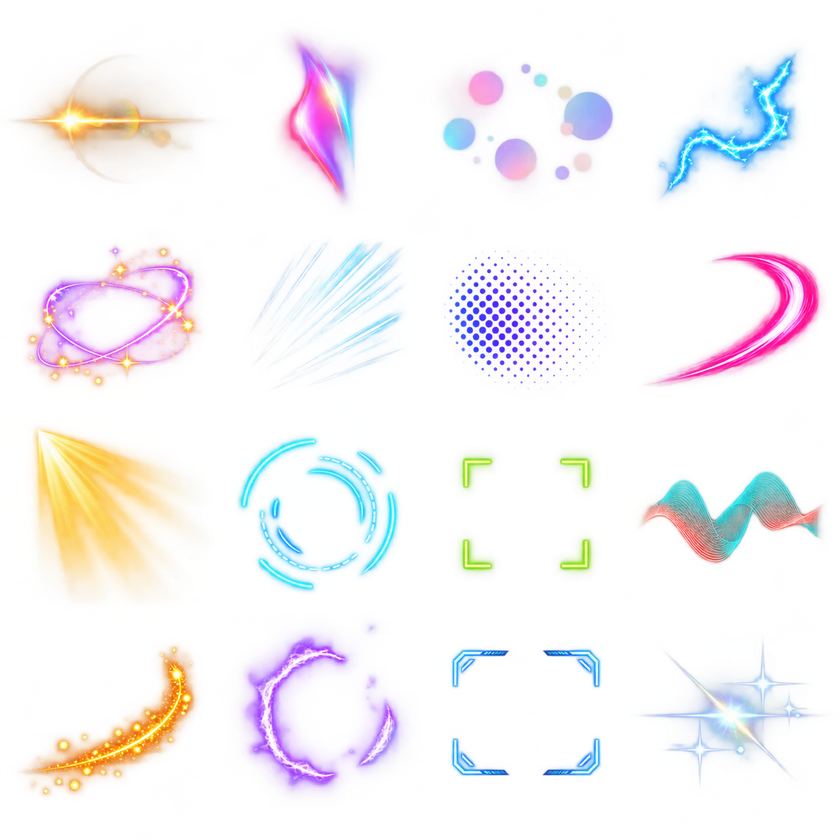
#> input picture docs/assets/video-overlay-texture-sheet-20260924.png, 840 x 840 px, shrunk from 1254 x 1254 before the run
$ python extract_video_overlay_texture_sheet.py
#> lines starting #> are read from the running program, lines starting #| are printed output that depends on the picture; after the words box and inside, x2 and y2 are one past the last pixel; in counts of white or black regions, pixels touching at a corner belong together
"""Crop a transparent overlay-texture atlas into sticker-library PNGs."""

from __future__ import annotations

import argparse
import hashlib
import json
from pathlib import Path

import numpy as np
from PIL import Image


NAMES = (
    "texture_lens_flare_amber", "texture_light_leak_duotone",
    "texture_bokeh_pastel", "texture_arc_electric",
    "texture_orbit_magic", "texture_speedlines_white",
    "texture_halftone_blue", "texture_swoosh_pink",
    "texture_sunbeam_gold", "texture_hud_scan_cyan",
    "texture_focus_brackets_lime", "texture_waveform_teal_coral",
    "texture_spark_trail_amber", "texture_portal_violet",
    "texture_corner_grid_cyan", "texture_glint_pearl",
)

ROOT = Path(__file__).resolve().parents[1]
DEFAULT_SHEET = ROOT / "docs/assets/video-overlay-texture-sheet-20260924.png"
DEFAULT_OUTPUT = ROOT / "src/cutvoke/assets/stickers"
DEFAULT_MANIFEST = ROOT / "docs/assets/video-overlay-texture-sheet-20260924.extraction.json"


def extract(
    sheet: Path,
    output: Path,
    manifest: Path,
    names: tuple[str, ...] = NAMES,
    rows: int = 4,
    columns: int = 4,
    inset_px: int = 0,
) -> list[dict]:
#> called with rows = 4, columns = 4, inset_px = 0
    source = Image.open(sheet).convert("RGBA")
#> source is the input picture: PIL image 840x840 RGBA; mean R, G, B, A 69.7, 62.7, 79.2, 29.9
    original_width, original_height = source.size
#> original_width = 840; original_height = 840
    if rows < 1 or columns < 1:
        raise ValueError("rows and columns must be positive")
    if inset_px < 0:
        raise ValueError("inset_px must be non-negative")
    cell_aspect = (original_width / columns) / (original_height / rows)
#> cell_aspect = 1
    if abs(cell_aspect - 1) > 0.04:
        raise ValueError(
            f"expected approximately square {rows}x{columns} atlas cells, got {source.size}")
    cell_side = min(original_width / columns, original_height / rows)
#> cell_side = 210
    crop_width = round(cell_side * columns)
#> crop_width = 840
    crop_height = round(cell_side * rows)
#> crop_height = 840
    crop_left = (original_width - crop_width) // 2
#> crop_left = 0
    crop_top = (original_height - crop_height) // 2
#> crop_top = 0
    source = source.crop((crop_left, crop_top, crop_left + crop_width, crop_top + crop_height))
    width, height = source.size
#> width = 840; height = 840
    if (len(names) != rows * columns or len(set(names)) != len(names) or
            any(not name.isascii() or not name.replace("_", "").isalnum()
                for name in names)):
        raise ValueError(
            f"names must contain {rows * columns} unique ASCII alphanumeric/underscore stems")
    alpha = np.asarray(source.getchannel("A"), dtype=np.uint8)
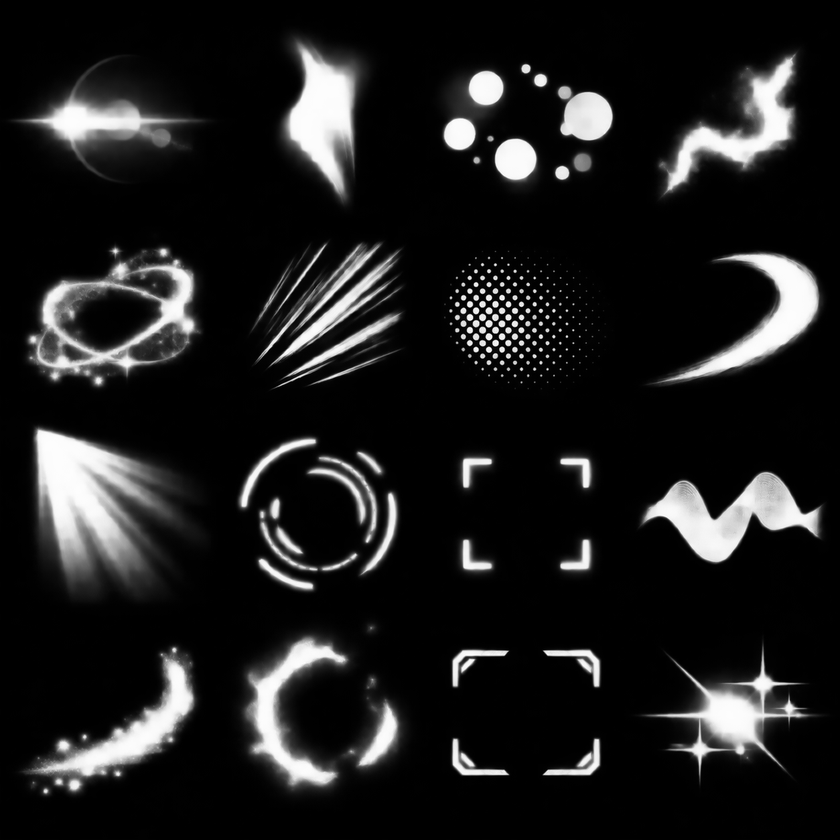
#> alpha: shape (840, 840); min 0, max 255, mean 29.9
    if alpha.min() != 0 or alpha.max() < 250:
        raise ValueError("source must contain genuine transparent and near-opaque pixels")

    targets = [output / f"{name}.png" for name in names]
    if any(target.exists() for target in targets):
        existing = [str(target) for target in targets if target.exists()]
        raise FileExistsError("refusing to overwrite: " + ", ".join(existing))
    if manifest.exists():
        raise FileExistsError(f"refusing to overwrite {manifest}")

    output.mkdir(parents=True, exist_ok=True)
    records = []
    for index, stem in enumerate(names):
        row, col = divmod(index, columns)
        x0 = round(col * width / columns) + inset_px
        x1 = round((col + 1) * width / columns) - inset_px
        y0 = round(row * height / rows) + inset_px
        y1 = round((row + 1) * height / rows) - inset_px
        if x1 <= x0 or y1 <= y0:
            raise ValueError("inset_px is too large for the selected atlas grid")
        artwork = source.crop((x0, y0, x1, y1))
        pixels = np.asarray(artwork, dtype=np.uint8).copy()
        pixels[pixels[:, :, 3] < 8] = (0, 0, 0, 0)
        visible = pixels[:, :, 3] >= 16
        visible_count = int(visible.sum())
        if visible_count < 1000:
            raise ValueError(f"{stem} is nearly empty ({visible_count} visible pixels)")
        boundary = int(
            visible[:12, :].sum() + visible[-12:, :].sum()
            + visible[:, :12].sum() + visible[:, -12:].sum()
        )
        ys, xs = np.where(visible)
        bbox = [int(xs.min()), int(ys.min()), int(xs.max()) + 1, int(ys.max()) + 1]

        # Pad rounding differences to a uniform square without resampling or
        # changing the generated artwork.
        side = max(pixels.shape[0], pixels.shape[1])
        square = np.zeros((side, side, 4), dtype=np.uint8)
        top = (side - pixels.shape[0]) // 2
        left = (side - pixels.shape[1]) // 2
        square[top:top + pixels.shape[0], left:left + pixels.shape[1]] = pixels
        target = output / f"{stem}.png"
        Image.fromarray(square, "RGBA").save(target, optimize=True)
        records.append({
            "stem": stem,
            "row": row,
            "column": col,
            "sourceCell": [x0, y0, x1, y1],
            "visibleBounds": bbox,
            "size": [side, side],
            "visiblePixels": visible_count,
            "visiblePixelsWithin12pxBoundary": boundary,
            "alphaExtrema": [int(square[:, :, 3].min()), int(square[:, :, 3].max())],
            "sha256": hashlib.sha256(target.read_bytes()).hexdigest(),
        })
#> this loop made 16 passes
#> (visible_count, boundary, bbox) on passes 1 to 12: (10835, 48, [11, 55, 209, 182]), (10015, 99, [67, 33, 160, 207]), (9530, 0, [21, 63, 195, 190]), (10051, 9, [27, 49, 170, 200]), (15131, 91, [25, 34, 203, 179]), (9845, 0, [40, 31, 194, 180]), (4011, 0, [24, 41, 186, 179]), (7970, 0, [16, 40, 194, 177]), (20592, 164, [31, 5, 201, 180]), (9234, 69, [27, 15, 190, 210]), (3787, 0, [37, 32, 176, 156]), (8031, 34, [8, 51, 194, 145])
#> pass 1, in extract, `artwork = source.crop((x0, y0, x1, y1))`:
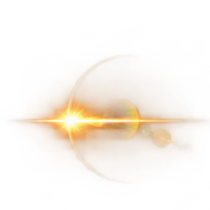
#> artwork: PIL image 210x210 RGBA; mean R, G, B, A 84.6, 47.8, 20.1, 24.2; transparent parts drawn white
#> pass 1, in extract, `visible = pixels[:, :, 3] >= 16`:
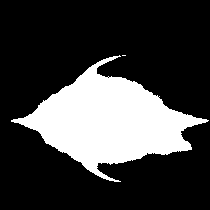
#> visible: shape (210, 210) bool; 24.6% white; 2 white regions (1 under 20 px), largest, box (x1, y1, x2, y2) and area: (11, 55, 209, 182) 10831
#> pass 2, in extract, `artwork = source.crop((x0, y0, x1, y1))`:
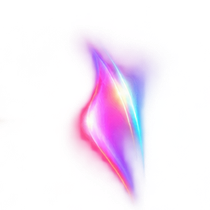
#> artwork: PIL image 210x210 RGBA; mean R, G, B, A 69.7, 38.1, 81.8, 35.6; transparent parts drawn white
#> after the loop:
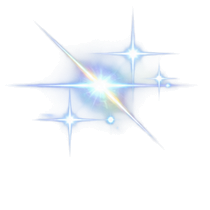
#> pixels: shape (210, 210, 4); mean R, G, B, A 38.4, 43.5, 50.2, 26.4; transparent parts drawn white
#> after the loop:
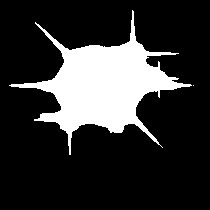
#> visible: shape (210, 210) bool; 19.6% white; 2 white regions (1 under 20 px), largest, box (x1, y1, x2, y2) and area: (9, 10, 192, 155) 8636
#> after the loop, records = 16 items

    manifest.parent.mkdir(parents=True, exist_ok=True)
    manifest.write_text(json.dumps({
        "source": sheet.name,
        "sourceSha256": hashlib.sha256(sheet.read_bytes()).hexdigest(),
        "sourceSize": [original_width, original_height],
        "normalizationCrop": [crop_left, crop_top, crop_left + crop_width,
                             crop_top + crop_height],
        "layout": f"{rows}x{columns}",
        "edgeInsetPx": inset_px,
        "extraction": "proportional cell crops with edge inset, centered square padding, alpha preserved",
        "items": records,
    }, ensure_ascii=False, indent=2) + "\n", encoding="utf-8")
    return records


def main() -> None:
    parser = argparse.ArgumentParser(description=__doc__)
    parser.add_argument("--sheet", type=Path, default=DEFAULT_SHEET)
    parser.add_argument("--output", type=Path, default=DEFAULT_OUTPUT)
    parser.add_argument("--manifest", type=Path, default=DEFAULT_MANIFEST)
    parser.add_argument("--rows", type=int, default=4)
    parser.add_argument("--columns", type=int, default=4)
    parser.add_argument("--inset", type=int, default=0,
                        help="crop this many source pixels inward from each cell edge")
    parser.add_argument("--names", nargs="+",
                        help="output stems in row-major order; defaults to the built-in 4x4 names")
    args = parser.parse_args()
    names = tuple(args.names) if args.names else NAMES
    if args.rows * args.columns != len(names):
        parser.error(f"the selected {args.rows}x{args.columns} layout needs {args.rows * args.columns} names")
    records = extract(args.sheet, args.output, args.manifest, names,
                      args.rows, args.columns, args.inset)
#> records = 16 items
    print(json.dumps(records, ensure_ascii=False, indent=2))
#> (printed output is left out)


if __name__ == "__main__":
    main()
